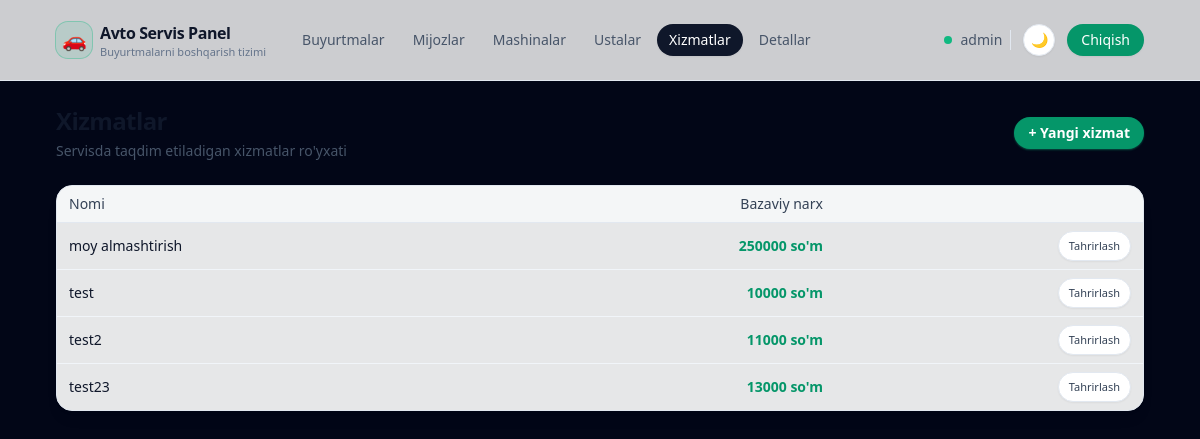
Before: /services/ (signed in) with the older database file.
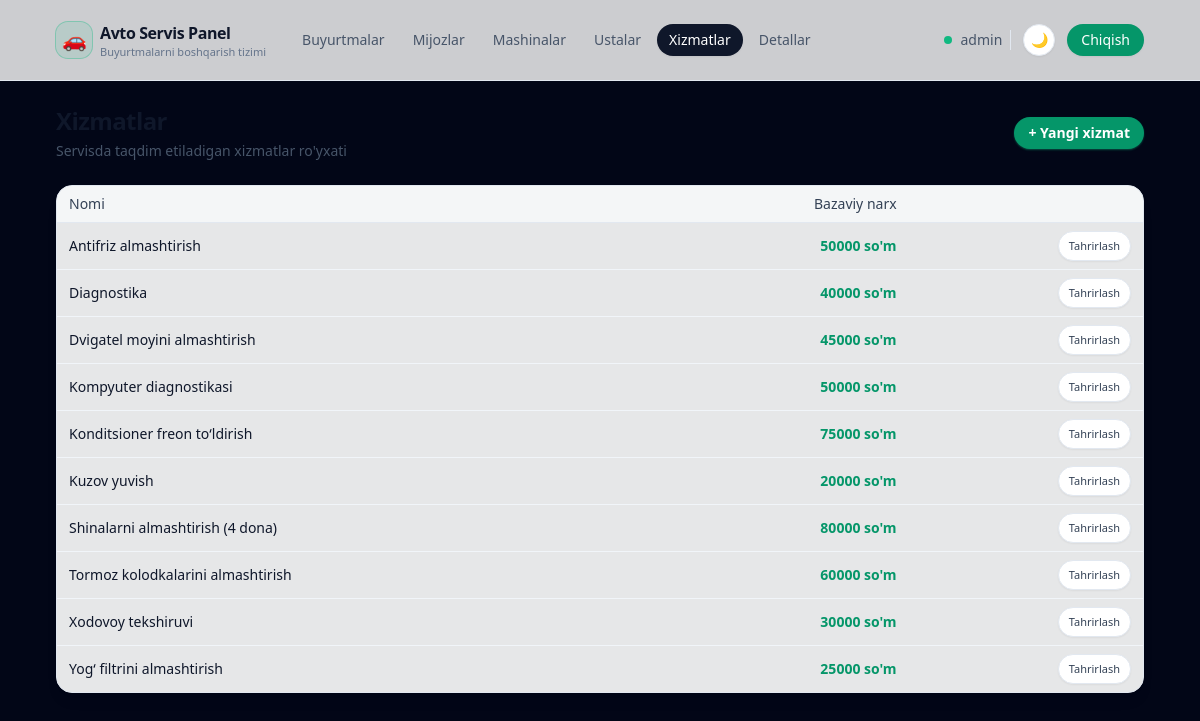
After: the same page with the newer database file.
### apps/models.py (models this page shows, shortened)
class Service(models.Model):
    name = models.CharField(_("Service name"), max_length=255)
    base_price = models.DecimalField(
        _("Base price"), max_digits=12, decimal_places=2
    )
    class Meta:
        verbose_name = _("Service")
        verbose_name_plural = _("Services")

### apps/views/services.py (the view)
# urls.py: path("services/", service_list, name="service_list"),
@login_required
def service_list(request):
    services = Service.objects.all().order_by("name")
    return render(request, "services/service_list.jinja", {"services": services})

### templates/services/service_list.jinja (shortened to what this page needs)
{% extends "base.html" %}
{% block content %}
<div class="flex items-center justify-between mb-6">
    <div class="space-y-1">
        <h1 class="text-xl sm:text-2xl font-semibold tracking-tight text-slate-900 dark:text-white">Xizmatlar</h1>
        <p class="text-xs sm:text-sm text-slate-600 dark:text-slate-400">
            Servisda taqdim etiladigan xizmatlar ro'yxati
        </p>
    </div>
    <a href="{% url 'apps:service_create' %}"
       class="inline-flex items-center rounded-full bg-emerald-600 hover:bg-emerald-500 px-3.5 py-1.5 text-xs sm:text-sm font-semibold text-white shadow-sm shadow-emerald-500/40 hover:shadow-md">
        + Yangi xizmat
    </a>
</div>
<div class="rounded-2xl border border-slate-200 dark:border-slate-800 bg-white/90 dark:bg-slate-950/60 overflow-hidden shadow-lg shadow-black/5 dark:shadow-black/40">
    <div class="overflow-x-auto">
        <table class="min-w-full text-xs sm:text-sm">
            <thead class="bg-slate-50/80 dark:bg-slate-900/80 text-slate-700 dark:text-slate-300 border-b border-slate-200 dark:border-slate-800">
            <tr>
                <th class="px-3 py-2 text-left font-medium">Nomi</th>
                <th class="px-3 py-2 text-right font-medium">Bazaviy narx</th>
                <th class="px-3 py-2 text-right font-medium"></th>
            </tr>
            </thead>
            <tbody class="divide-y divide-slate-100 dark:divide-slate-800">
            {% for service in services %}
                <tr class="hover:bg-slate-50 dark:hover:bg-slate-900/70">
                    <td class="px-3 py-2 text-slate-900 dark:text-slate-100">{{ service.name }}</td>
                    <td class="px-3 py-2 text-right text-emerald-600 dark:text-emerald-400 font-semibold">
                        {{ service.base_price|floatformat:0 }} so'm
                    </td>
                    <td class="px-3 py-2 text-right">
                        <a href="{% url 'apps:service_update' service.pk %}"
                           class="inline-flex items-center rounded-full border border-slate-200 dark:border-slate-700 px-2.5 py-1 text-[11px] font-medium text-slate-700 dark:text-slate-200 bg-white dark:bg-slate-900/70 hover:bg-slate-100 dark:hover:bg-slate-800 transition-colors shadow-sm">
                            Tahrirlash
                        </a>
                    </td>
                </tr>
            {% empty %}
                <tr>
                    <td colspan="3" class="px-3 py-4 text-center text-slate-500 dark:text-slate-500">
                        Xizmatlar hozircha kiritilmagan
                    </td>
                </tr>
            {% endfor %}
            </tbody>
        </table>
    </div>
</div>
{% endblock %}

Changed rows visible on the page:
added Service: name "Antifriz almashtirish", base_price "50000"
changed Service: name "test23" → "Diagnostika"; base_price "13000" → "40000"; moves up the list
changed Service: name "test" → "Dvigatel moyini almashtirish"; base_price "10000" → "45000"; moves down the list
added Service: name "Kompyuter diagnostikasi", base_price "50000"
added Service: name "Konditsioner freon to‘ldirish", base_price "75000"
changed Service: name "moy almashtirish" → "Kuzov yuvish"; base_price "250000" → "20000"
added Service: name "Shinalarni almashtirish (4 dona)", base_price "80000"
added Service: name "Tormoz kolodkalarini almashtirish", base_price "60000"
added Service: name "Xodovoy tekshiruvi", base_price "30000"
changed Service: name "test2" → "Yog‘ filtrini almashtirish"; base_price "11000" → "25000"
